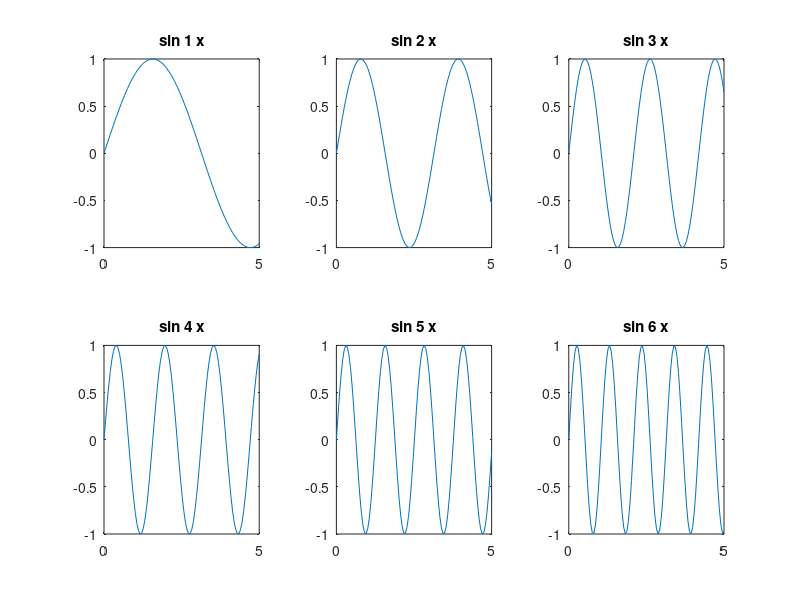

MATLAB code to generate this figure:
% Andrew Navratil
% 2017-09-24
% Section #205
% Homework 4

%% Problem 1: number guessing game

% prompt user to input the min and max values for a range
minval = input('Give the minimum of a range: ');
maxval = input('Give the maximum of a range: ');

% generate a random integer between minval and maxval
val = randi([minval maxval]);

% prompt user to guess an integer in the given range
guess = input('Enter your guess: ');

% loop while user guess is incorrect and keep prompting for a guess
% keep track of how many tries it takes to get correct
% give message for invalid input
n = 1;  % num tries

while guess ~= val
	if rem(guess,1) ~= 0
		guess = input('Invalid input. Enter an integer within the range: ');
	elseif guess < val
		guess = input('Your number was too low.  Enter another guess: ');
	elseif guess > val
		guess = input('Your number was too high.  Enter another guess: ');
	end

	% increment num tries
	n = n + 1;
end

% output the number of tries along with guessed right message
fprintf('You guessed right!\n');
fprintf('It took %d tries to guess the number.\n',n);

%% Problem 2: nested loop for specific output

% recreate the output using nested for loops
% start with num rows
for i = 1:5
	% repeat twice for two columns
	for x = 1:2
		% print asterisks
		for j = 1:i
			fprintf('*');
		end

		% print number
		for k = i:5
			fprintf('%d',(11-2*i));
		end

		% print equal sign
		fprintf('=');
	end

	% after second column go to next line
	fprintf('\n');
end

%% Problem 3: tuition calculation

% set base tuition for calculations
tuition = 3267.5;

% loop the years to predict
for i = 5:5:20
	% loop the next increment of years to update tuition
	for j = 1:5
		tuition = tuition * 1.05;
	end

	% print the year and tuition
	fprintf('In %d, tuition will be $%.2f.\n',2017+i,tuition);
end

%% Problem 4: subplots using for loop

% create figure
figure(1);

% set x range, same for each plot
x = linspace(0,5,100);

% loop subplot number (subplots go row-wise)
for i = 1:6
	% 2x3 subplots, ith plot
	subplot(2,3,i);

	% generate y values and create plot
	y = sin(i.*x);
	plot(x,y);
	
	% use sprintf to include coefficient variable in subplot title
	str = sprintf('sin %d x',i);
	title(str);

	% set x axis to look like pdf: no intervals other than min 0 and max 5
	set(gca,'XLim',[0 5]);
	set(gca,'XTick',(0:5:5));
end

%% Problem 5: Fibonacci sequence

% setup initial numbers in Fibonacci sequence
seq = [0,1];

% prompt user for how many Fibonacci numbers they wish to generate
num = input('How many values in the Fibonacci Sequence would you like to display? ');

% loop for how many numbers the user wants to see
for k = 1:num
	% first print the current number
	fprintf('%d     ',seq(1));

	% now increment the sequence array to setup for next iteration
	seq = [seq(2), seq(1) + seq(2)];
end	
fprintf('\n');
